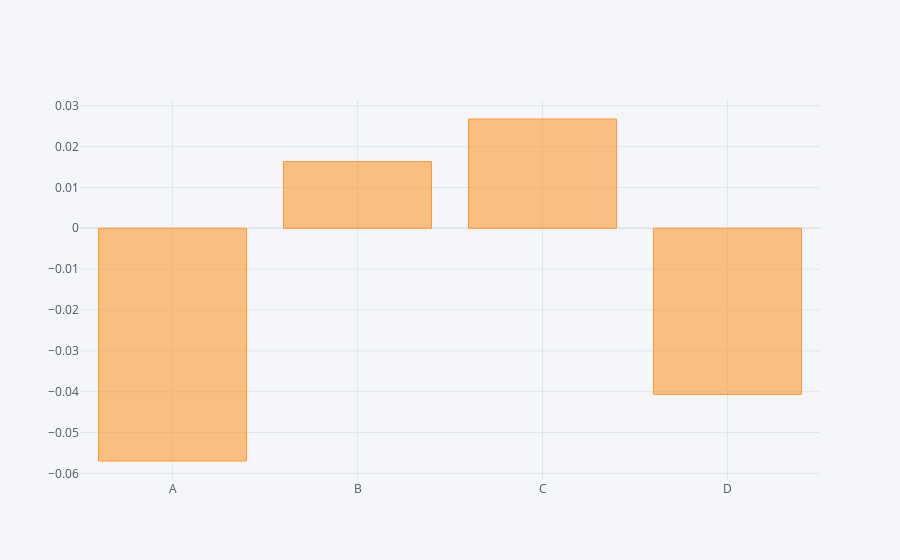

Write notebook code for a chart like this one.
### Code cell
df.mean().iplot(kind='bar',)

### Figure 1 — Plotly figure (JSON) as saved in the notebook; plotly's stock layout.template omitted (floating-point values rounded to 4 significant figures)
{"data": [{"marker": {"color": "rgba(255, 153, 51, 0.6)", "line": {"color": "rgba(255, 153, 51, 1.0)", "width": 1}}, "name": "None", "orientation": "v", "text": "", "type": "bar", "x": ["A", "B", "C", "D"], "y": [-0.05697, 0.01632, 0.02675, -0.04066]}], "layout": {"legend": {"bgcolor": "#F5F6F9", "font": {"color": "#4D5663"}}, "paper_bgcolor": "#F5F6F9", "plot_bgcolor": "#F5F6F9", "title": {"font": {"color": "#4D5663"}}, "xaxis": {"gridcolor": "#E1E5ED", "showgrid": true, "tickfont": {"color": "#4D5663"}, "title": {"font": {"color": "#4D5663"}, "text": ""}, "zerolinecolor": "#E1E5ED"}, "yaxis": {"gridcolor": "#E1E5ED", "showgrid": true, "tickfont": {"color": "#4D5663"}, "title": {"font": {"color": "#4D5663"}, "text": ""}, "zerolinecolor": "#E1E5ED"}}}
